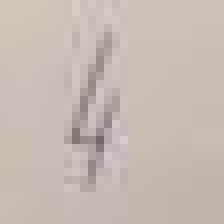
#> input picture nn_init/imgs/1.png, 28 x 28 px, found by its file name (shown 8 times larger)
$ jupyter execute --allow-errors nn.ipynb   (shell and % lines are left out)
#> lines starting #> are read from the running program, lines starting #| are printed output that depends on the picture; long printed decimals are rounded
# Нейронная сеть без библиотек
По книге Тарика Рашида

[cell 1]
import numpy as np

# for the sigmoid function expit()
import scipy.special
import matplotlib.pyplot as plt

# helper to load data from PNG image files
import imageio

import warnings
warnings.filterwarnings("ignore")

Зачем в этой задаче классы поясняет вот эта картинка:

Таким образом, *класс* - это описание объекта.

[cell 2]
class neuralNetwork:
    def __init__(self, inputnodes, hiddennodes, outputnodes, learningrate):
        # задать количество узлов во входном, скрытом и выходном слоях
        self.inodes = inputnodes
        self.hnodes = hiddennodes
        self.onodes = outputnodes

        # Матрицы весовых коэффициентов связей wih и who.
        # Весовые коэффициенты связей между узлом i и узлом j
        # следующего слоя обозначены как w_i_j: w11, w21, w12 итд.

        # Весовые коэффициенты = (Центр распределения, стандартное отклонение, размер массива)
        self.wih = np.random.normal(0.0, pow(self.inodes, -0.5), (self.hnodes, self.inodes))
        self.who = np.random.normal(0.0, pow(self.hnodes, -0.5), (self.onodes, self.hnodes))

        # Коэффициент обучения
        self.lr = learningrate

        # Использование сигмоиды в качестве функции активации
        self.activation_function = lambda x: scipy.special.expit(x)

        pass


    # Тренировка нейронной сети
    def train(self, inputs_list, targets_list):
        # targets_list = тренировочные примеры

        # Преобразовать список входных значений в двумерный массив
        inputs = np.array(inputs_list, ndmin=2).T
        targets = np.array(targets_list, ndmin=2).T

        # Рассчитать входящие сигналы для скрытого слоя
        hidden_inputs = np.dot(self.wih, inputs)
        # Рассчитать исходящие сигналы для скрытого слоя
        hidden_outputs = self.activation_function(hidden_inputs)

        # Рассчитать входящие сигналы для выходного слоя
        final_inputs = np.dot(self.who, hidden_outputs)
        # Рассчитать исходящие сигналы для выходного слоя
        final_outputs = self.activation_function(final_inputs)

        # Ошибки выходного слоя = (целевое зн-е - фактическое зн-е)
        output_errors = targets - final_outputs

        # Ошибки скрытого слоя - это распределенные пропорционально весовым коэфф-там связей
        # и рекомбинированным на скрытых узлах
        hidden_errors = np.dot(self.who.T, output_errors)

        # Обновить весовые коэфф-ты для свзей между скрытым и выходным слоями
        self.who += self.lr * np.dot((output_errors * final_outputs * (1.0 - final_outputs)), np.transpose(hidden_outputs))

        # Обновить весовые коэфф-ты для свзей между входным и скрытым слоями
        self.wih += self.lr * np.dot((hidden_errors * hidden_outputs * (1.0 - hidden_outputs)), np.transpose(inputs))

        pass


    # Опрос нейронной сети
    def query(self, inputs_list):
        # Преобразовать список входных значений в двумерный массив
        inputs = np.array(inputs_list, ndmin=2).T

        # Рассчитать входящие сигналы для скрытого слоя
        hidden_inputs = np.dot(self.wih, inputs)
        # Рассчитать исходящие сигналы для скрытого слоя
        hidden_outputs = self.activation_function(hidden_inputs)

        # Рассчитать входящие сигналы для выходного слоя
        final_inputs = np.dot(self.who, hidden_outputs)
        # Рассчитать исходящие сигналы для выходного слоя
        final_outputs = self.activation_function(final_inputs)

        return final_outputs

[cell 3]
# Количество входных, скрытых и выходных узлов
input_nodes = 28 * 28   # 784
hidden_nodes = 200
output_nodes = 10

# Коэффициент обучения равен 0,1
learning_rate = 0.1

# Создать эксемпляр нейронной сети
n = neuralNetwork(input_nodes, hidden_nodes, output_nodes, learning_rate)

#> (a cell that did not finish here is left out)

#### Тренировка нейронной сети

#> (a cell that did not finish here is left out)

[cell 6]
# Переменная epochs указывает, сколько раз проводится тренирвока нейронной сети
epochs = 10

#> (the rest of this cell did not finish here and is left out)

Попробуем применить нейронную сеть к какой-нибудь нашей картинке:

[cell 7]
# load image data from png files into an array
img_array = imageio.imread('/Users/user/Desktop/nn/imgs/1.png', as_gray=True)
#> img_array: shape (28, 28) float32; min 107.1, max 207.1, mean 189

# reshape from 28x28 to list of 784 values, invert values
img_data  = 255.0 - img_array.reshape(784)
#> img_data = 784 values, max 147.9 at index 488, min 47.86 at index 9, mean 65.95

# then scale data to range from 0.01 to 1.0
img_data = (img_data / 255.0 * 0.99) + 0.01
#> img_data = 784 values, max 0.584 at index 488, min 0.196 at index 9, mean 0.266
print("min = ", np.min(img_data))
#| min =  0.1958
print("max = ", np.max(img_data))
#| max =  0.5842
plt.imshow(img_data.reshape(28,28), cmap='Greys', interpolation='None')

# Опрос сети
outputs = n.query(img_data)
#> in query, `inputs = np.array(inputs_list, ndmin=2).T`: inputs has the same summary as img_data outside query
#> in query, `hidden_inputs = np.dot(self.wih, inputs)`: hidden_inputs = 200 values, max 0.678 at index 20, min -0.655 at index 69, mean 0.0394
#> in query, `hidden_inputs = np.dot(self.wih, inputs)`:
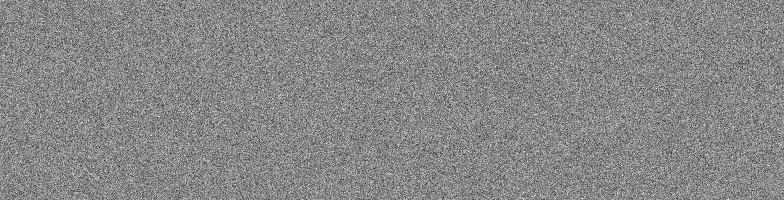
#> self.wih: shape (200, 784) float64; min -0.173, max 0.153, mean 0.000192; drawn with min black and max white
#> in query, `hidden_outputs = self.activation_function(hidden_inputs)`: hidden_outputs = 200 values, max 0.663 at index 20, min 0.342 at index 69, mean 0.51
#> in query, `final_inputs = np.dot(self.who, hidden_outputs)`: final_inputs = [0.0492, -0.411, 0.282, -0.978, 0.784, 0.477, -0.526, 0.351, -0.095, 0.496]
#> in query, `final_outputs = self.activation_function(final_inputs)`: final_outputs = [0.512, 0.399, 0.57, 0.273, 0.686, 0.617, 0.371, 0.587, 0.476, 0.622]
#> outputs has the same summary as final_outputs in query
print (outputs)
#| [[0.5123]
#|  [0.3986]
#|  [0.57]
#|  [0.2732]
#|  [0.6865]
#|  [0.617]
#|  [0.3714]
#|  [0.587]
#|  [0.4763 ]
#|  [0.6215]]

# the index of the highest value corresponds to the label
label = np.argmax(outputs)
#> label = 4
print("Ответ нейросети: ", label)
#| Ответ нейросети:  4
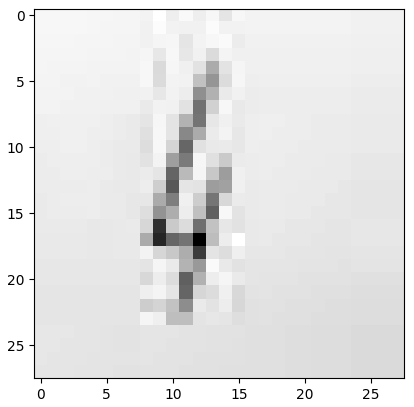
#> figure drawn by matplotlib, 1 panel
